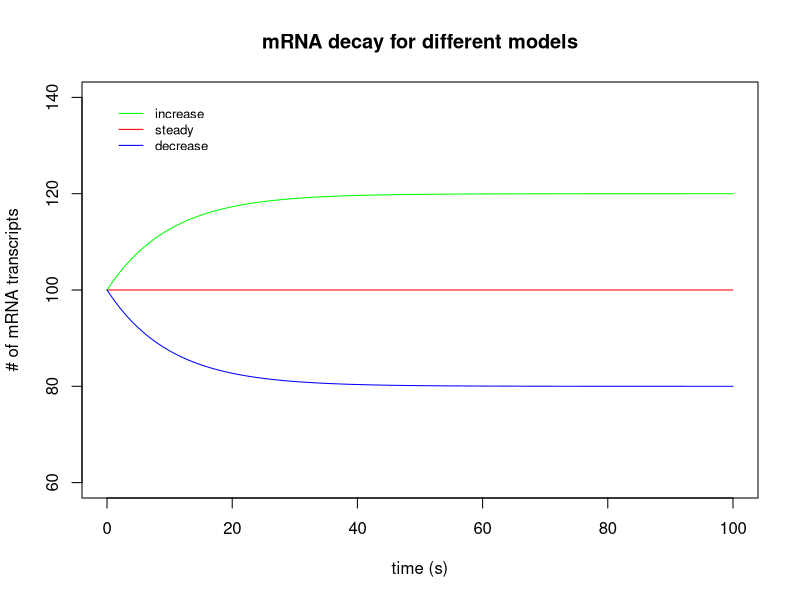

Write the R code that produced this figure.
## ---- chunk 1
library(deSolve)

mRNA.dynamic <- function(t, state, paramters) {
  with(as.list(c(state, paramters)),{
    dR.dt <- -r * R + m
    list(c(dR.dt))
  }) 
}

parameters <- c(r = 0.1, m = 10) 
state <- c(R = 100)
times <- seq(0, 100)
out.steady <- ode(y = state, times = times, func = mRNA.dynamic, parms = parameters)

parameters <- c(r = 0.1, m = 12) 
state <- c(R = 100)
times <- seq(0, 100)
out.increase <- ode(y = state, times = times, func = mRNA.dynamic, parms = parameters)

parameters <- c(r = 0.1, m = 8) 
state <- c(R = 100)
times <- seq(0, 100)
out.decrease <- ode(y = state, times = times, func = mRNA.dynamic, parms = parameters)

plot(out.steady, col = "red",
     main = "mRNA decay for different models",
     xlab = "time (s)", ylab = "# of mRNA transcripts")
lines(out.increase, col = "green")
lines(out.decrease, col = "blue")

legend(x = 0, y = 140, legend=c("increase", "steady", "decrease"), col=c("green", "red", "blue"),
       lty=1, box.lty=0, cex=0.8)
